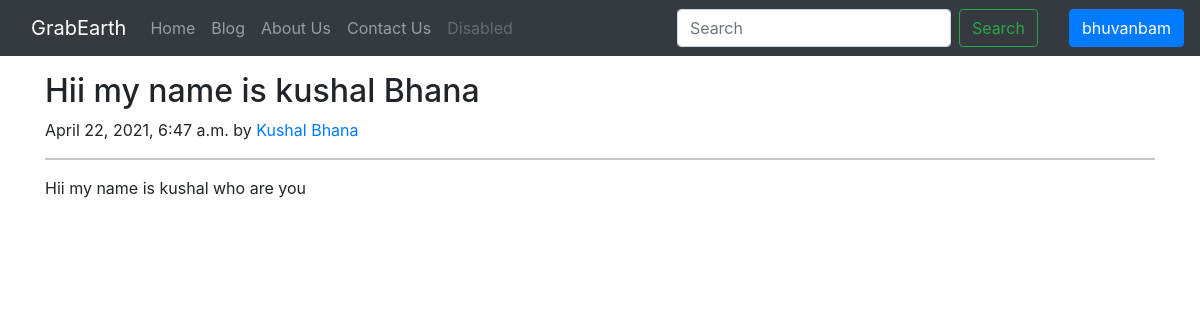
The app's page /blog/first-post (signed in) with its own data.
### blog/models.py (models this page shows, shortened)
class Post(models.Model):
    sno=models.AutoField(primary_key=True)
    title=models.CharField(max_length=255)
    author=models.CharField(max_length=14)
    slug=models.CharField(max_length=130)
    timeStamp=models.DateTimeField(blank=True)
    content=models.TextField()

### blog/views.py (the view)
# urls.py: path('<str:slug>', views.BlogPost, name="BlogPost"),
def BlogPost(request, slug):
    post= Post.objects.filter(slug=slug).first()
    params= {'post':post}
    return render(request, 'blog/blogpost.html', params)

### templates/blog/blogpost.html (shortened to what this page needs)
{% extends 'base.html' %}
{% block body %}
<div class="container my-3">
    <h2 class="blog-post-title">{{post.title}}</h2>
    <p class="blog-post-meta">{{post.timeStamp}} by <a href="/about">{{post.author}}</a></p><hr>
    <p>{{post.content}}</p>
</div>
{% endblock body %}

### templates/base.html (shortened to what this page needs)
<!doctype html>
<html lang="en">
<head>
  <link href="https://cdn.jsdelivr.net/npm/bootstrap@5.0.0-beta3/dist/css/bootstrap.min.css" rel="stylesheet"
>
    <link rel="stylesheet" href="https://maxcdn.bootstrapcdn.com/bootstrap/4.0.0/css/bootstrap.min.css"
>
    <link href="https://use.fontawesome.com/releases/v5.0.6/css/all.css" rel="stylesheet">
    <link href="//maxcdn.bootstrapcdn.com/bootstrap/4.0.0/css/bootstrap.min.css" rel="stylesheet" id="bootstrap-css">
  </head>
  <body>
     <link href="https://maxcdn.bootstrapcdn.com/font-awesome/4.3.0/css/font-awesome.min.css" rel="stylesheet">
  <nav class="navbar navbar-expand-lg navbar-dark bg-dark">
    <div class="container-fluid">
      <a class="navbar-brand" href="/">GrabEarth</a>
      <div class="collapse navbar-collapse" id="navbarSupportedContent">
        <ul class="navbar-nav me-auto mb-2 mb-lg-0">
          <li class="nav-item">
            <a class="nav-link {% block homeactive %} {% endblock homeactive %}" aria-current="page" href="/">Home</a>
          </li>
          <li class="nav-item">
            <a class="nav-link {% block blogactive %} {% endblock blogactive %}" href="/blog">Blog</a>
          </li>
          <li class="nav-item">
            <a class="nav-link {% block aboutactive %} {% endblock aboutactive %}" href="/about">About Us</a>
          </li>
          <li class="nav-item">
            <a class="nav-link {% block contactactive %} {% endblock contactactive %}" href="/contact">Contact Us</a>
          </li>
          <li class="nav-item">
            <a class="nav-link disabled" href="#" tabindex="-1" aria-disabled="true">Disabled</a>
          </li>
        </ul>
        <form class="d-flex mx-3" action='/search/' method='get'>
          <input class="form-control me-2" type="search" name='search' id='search' placeholder="Search"
            aria-label="Search">
          <button class="btn btn-outline-success" type="submit">Search</button>
        </form>
      </div>
    </div>
    {% if user.is_authenticated %}
    {%if user.first_name == 'advertizer' %}
    <a class="btn btn-primary" href="/client/" role="button">{{request.user}}</a>
    {%else%}
    <a class="btn btn-primary" href="/user/profile" role="button">{{request.user}}</a>
      {%endif%}
    {% endif %}
  </nav>
  {% block body %}{% endblock body %}
</body>
</html>

### templates/base.html (style rules this page uses)
a { text-decoration: none; }

### records on screen
Post: title "Hii my name is kushal Bhana", timeStamp "April 22, 2021, 6:47 a.m.", author "Kushal Bhana", content "Hii my name is kushal who are you"

### other values on screen
{{ request.user }} "bhuvanbam"
